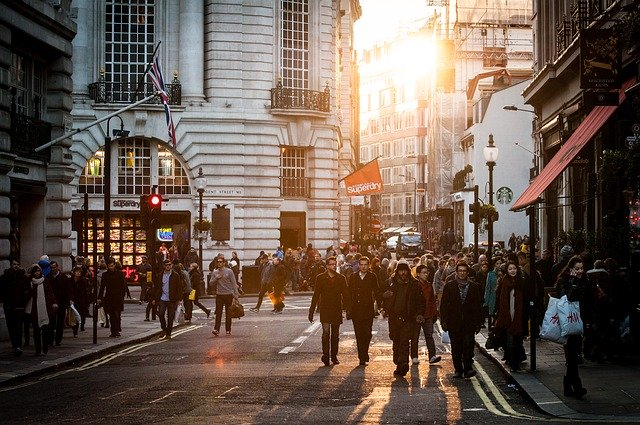
#> input picture FinalProject/Final Project/hog _and_svm/input_photos/people1.jpg, 640 x 425 px; its folder holds only this picture in this run
$ python hog_detector.py
#> lines starting #> are read from the running program, lines starting #| are printed output that depends on the picture; after the words box and inside, x2 and y2 are one past the last pixel; in counts of white or black regions, pixels touching at a corner belong together
import cv2
import glob as glob
import os

def main():
    hog = cv2.HOGDescriptor()
    hog.setSVMDetector(cv2.HOGDescriptor_getDefaultPeopleDetector())
    image_paths = glob.glob('../input_photos/*.jpg')
    for image_path in image_paths:
        image_name = image_path.split(os.path.sep)[-1]
        image = cv2.imread(image_path)
#> image is the input picture: shape (425, 640, 3); mean B, G, R 78.3, 88.8, 105.1

        # keep a minimum image size for accurate predictions
        if image.shape[1] < 400: # if image width < 400
            (height, width) = image.shape[:2]
            ratio = width / float(width) # find the width to height ratio
            image = cv2.resize(image, (400, width*ratio)) # resize the image according to the width to height ratio
        img_gray = cv2.cvtColor(image, cv2.COLOR_BGR2GRAY)
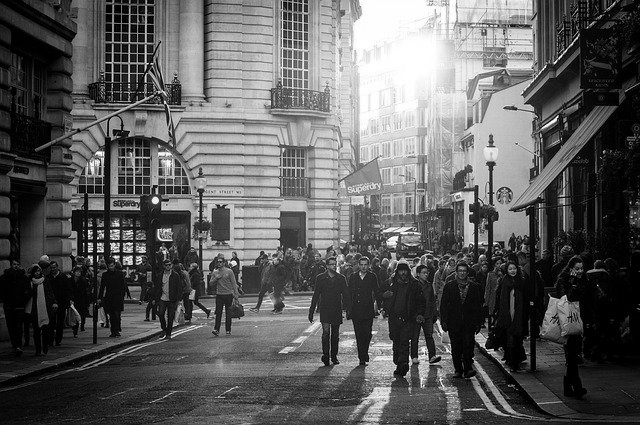
#> img_gray: shape (425, 640); min 0, max 255, mean 92.5
        rects, weights = hog.detectMultiScale(img_gray, winStride=(2, 2), padding=(10, 10), scale=1.02)
#> rects = [[77, 234, 69, 138], [191, 223, 68, 136], [23, 242, 65, 131], [297, 234, 78, 156], [369, 242, 82, 164], [160, 0, 66, 126], [136, 230, 68, 137], [531, 260, 80, 159], [414, 225, 100, 200], [485, 221, 88, 175]]; weights = [1.66, 1.36, 0.355, 2.59, 1.02, 0.108, 0.305, 0.237, 0.867, 0.425]
        total_count = 0
        for i, (x, y, w, h) in enumerate(rects):
            if weights[i] < 0.13:
                continue
            elif weights[i] < 0.3 and weights[i] > 0.13:
                cv2.rectangle(image, (x, y), (x+w, y+h), (0, 0, 255), 2)
                total_count  += 1
            if weights[i] < 0.7 and weights[i] > 0.3:
                cv2.rectangle(image, (x, y), (x+w, y+h), (50, 122, 255), 2)
                total_count  += 1
            if weights[i] > 0.7:
                cv2.rectangle(image, (x, y), (x+w, y+h), (0, 255, 0), 2)
                total_count  += 1
#> this loop made 10 passes
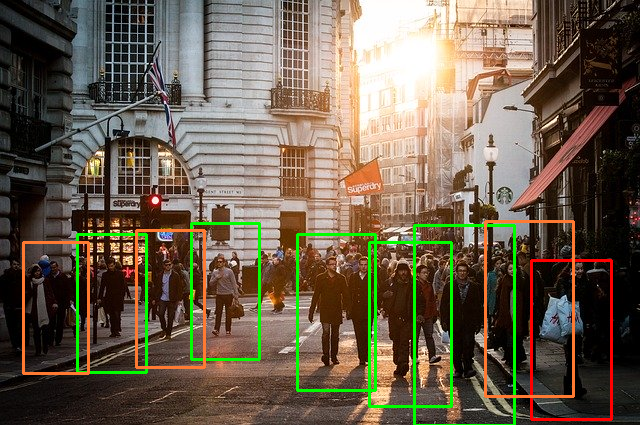
#> image: shape (425, 640, 3); 4.48% of pixels changed, all inside (x1, y1, x2, y2) = (22, 220, 613, 425)
#> after the loop, total_count = 9
        cv2.putText(image, 'High confidence', (10, 15), cv2.FONT_HERSHEY_SIMPLEX, 0.7, (0, 255, 0), 2)
        cv2.putText(image, 'Moderate confidence', (10, 35), cv2.FONT_HERSHEY_SIMPLEX, 0.7, (50, 122, 255), 2)
        cv2.putText(image, 'Low confidence', (10, 55), cv2.FONT_HERSHEY_SIMPLEX, 0.7, (0, 0, 255), 2)
        cv2.putText(image, f'Total Count {total_count}', (10, 75), cv2.FONT_HERSHEY_SIMPLEX, 0.7, (255, 255, 255), 2)
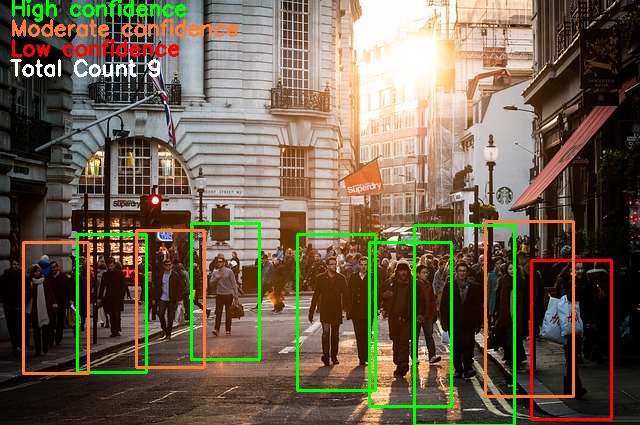
#> image: shape (425, 640, 3); mean B, G, R 76.6, 95.6, 108.8
        cv2.imshow('HOG detection', image)
        cv2.imwrite(f"../outputs/{image_name}", image)
        #cv2.waitKey(0)

main()

$ run again, on FinalProject/Final Project/hog _and_svm/input_photos/people3.jpg
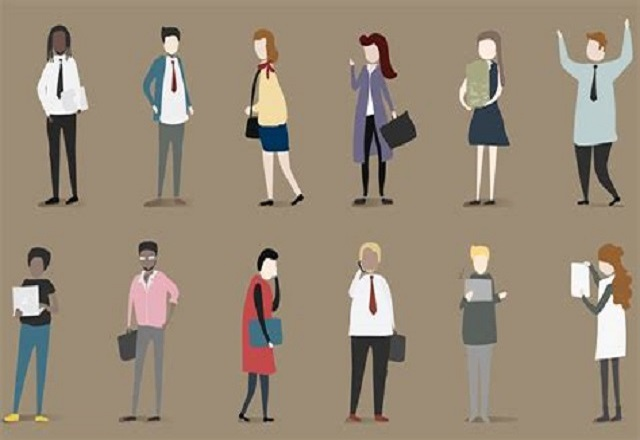
#> input picture FinalProject/Final Project/hog _and_svm/input_photos/people3.jpg, 640 x 440 px
#> in main, image is the input picture: shape (440, 640, 3); mean B, G, R 120.3, 139.1, 153.3
#> rects = [[438, 41, 97, 193], [566, 266, 74, 167], [215, 270, 89, 170], [100, 225, 103, 206], [319, 16, 110, 221], [218, 27, 106, 212], [430, 242, 99, 197], [116, 11, 107, 214], [538, 23, 102, 218], [0, 227, 87, 198], [315, 219, 111, 221], [4, 5, 116, 232]]; weights = [4.81, 1.89, 1.7, 3.64, 2.21, 3.74, 2.37, 4.5, 3.31, 1.89, 3.58, 5.01]
#> the loop in main, `for i, (x, y, w, h) in enumerate(rects):` made 12 passes
#> after the loop in main, `for i, (x, y, w, h) in enumerate(rects):`:
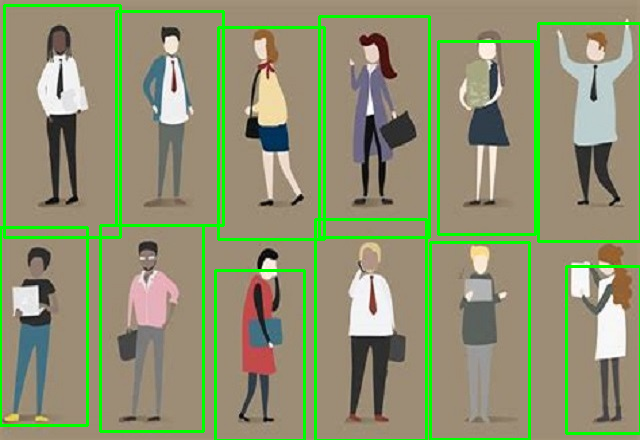
#> image: shape (440, 640, 3); 7.09% of pixels changed, all inside (x1, y1, x2, y2) = (0, 4, 640, 440)
#> after the loop in main, `for i, (x, y, w, h) in enumerate(rects):`: total_count = 12
#> in main, `cv2.putText(image, f'Total Count {total_count}', (10, 75), cv2.FONT_HE..`:
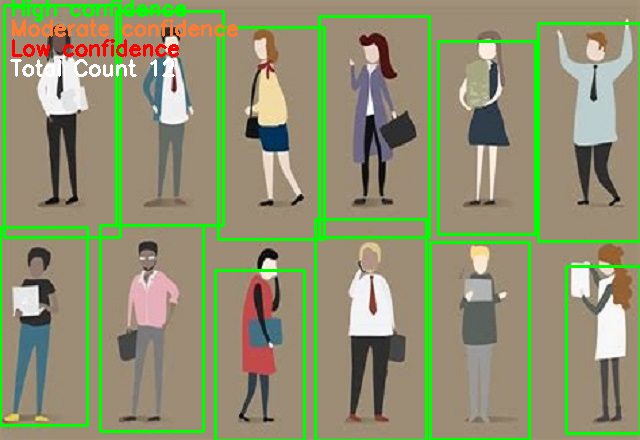
#> image: shape (440, 640, 3); mean B, G, R 111.1, 147.2, 143
